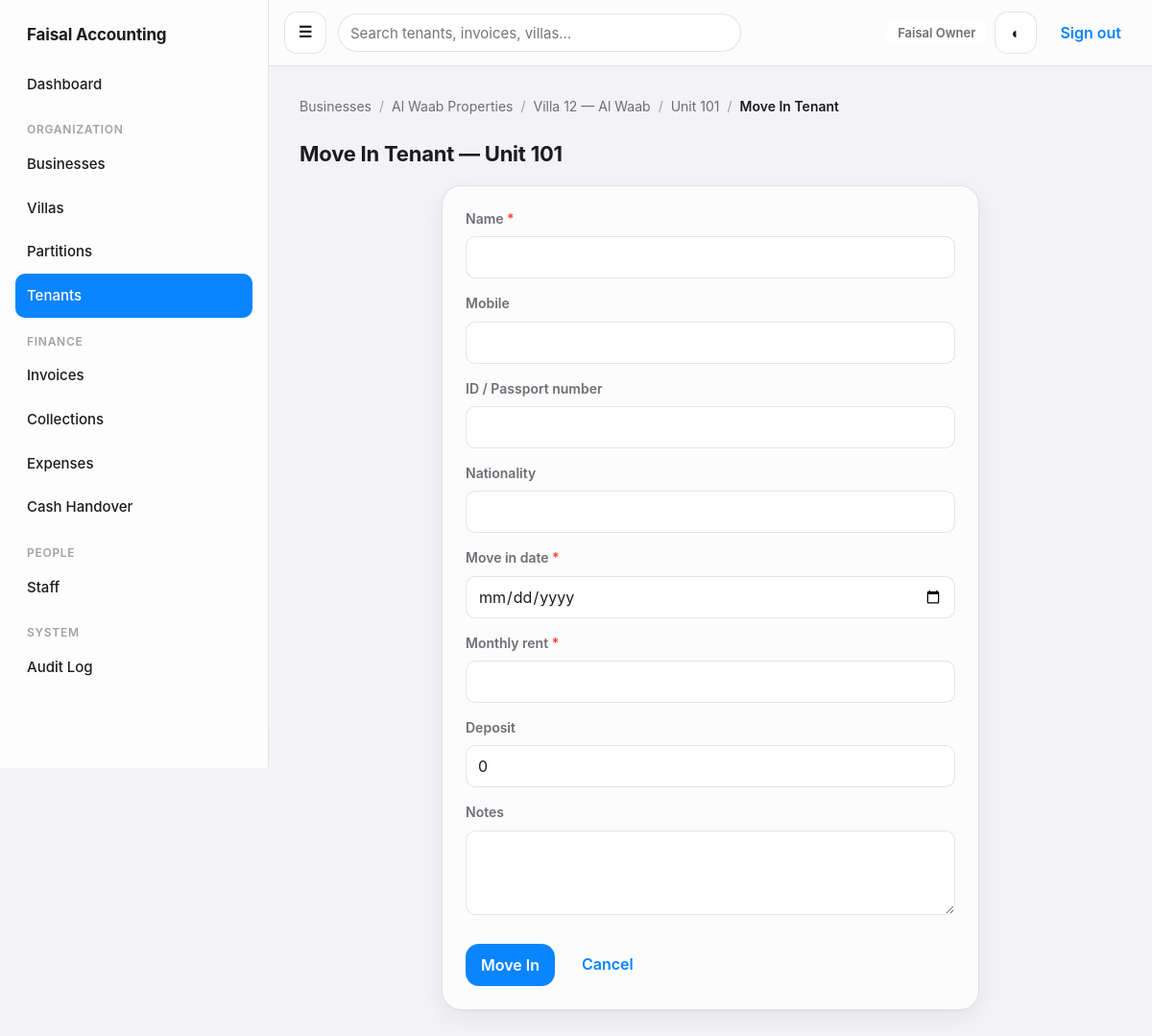
The app's page /tenants/partitions/1/move-in/ (signed in) with its own data.
### apps/accounts/models.py (models this page shows, shortened)
class User(AbstractUser):
    is_owner = models.BooleanField(default=False, help_text='Sees and can operate on every business/villa/financial record.')
    phone = models.CharField(max_length=32, blank=True)
    class Meta:
        ordering = ['username']

### apps/businesses/models.py (models this page shows, shortened)
class Business(models.Model):
    name = models.CharField(max_length=200, unique=True)
    description = models.TextField(blank=True)
    is_archived = models.BooleanField(default=False)
    created_at = models.DateTimeField(auto_now_add=True)
    created_by = models.ForeignKey(settings.AUTH_USER_MODEL, on_delete=models.PROTECT, related_name='+')
    class Meta:
        ordering = ['name']
        verbose_name_plural = 'businesses'

### apps/villas/models.py (models this page shows, shortened)
class Villa(models.Model):
    business = models.ForeignKey('businesses.Business', on_delete=models.PROTECT, related_name='villas')
    name = models.CharField(max_length=200)
    address = models.TextField(blank=True)
    landlord_name = models.CharField(max_length=200, blank=True)
    landlord_contact = models.CharField(max_length=200, blank=True)
    contract_start = models.DateField(null=True, blank=True)
    contract_end = models.DateField(null=True, blank=True)
    is_archived = models.BooleanField(default=False)
    created_at = models.DateTimeField(auto_now_add=True)
    created_by = models.ForeignKey(settings.AUTH_USER_MODEL, on_delete=models.PROTECT, related_name='+')
    class Meta:
        ordering = ['business__name', 'name']
        constraints = [models.UniqueConstraint(fields=['business', 'name'], name='unique_villa_name_per_business')]

class Partition(models.Model):
    class Status(models.TextChoices):
        ACTIVE = ('active', 'Active')
        ARCHIVED = ('archived', 'Archived')
    villa = models.ForeignKey(Villa, on_delete=models.PROTECT, related_name='partitions')
    name = models.CharField(max_length=100)
    description = models.TextField(blank=True)
    status = models.CharField(max_length=20, choices=Status.choices, default=Status.ACTIVE)
    created_at = models.DateTimeField(auto_now_add=True)
    created_by = models.ForeignKey(settings.AUTH_USER_MODEL, on_delete=models.PROTECT, related_name='+')
    updated_at = models.DateTimeField(auto_now=True)
    updated_by = models.ForeignKey(settings.AUTH_USER_MODEL, on_delete=models.PROTECT, related_name='+', null=True, blank=True)
    class Meta:
        ordering = ['villa__name', 'name']
        constraints = [models.UniqueConstraint(fields=['villa', 'name'], name='unique_partition_name_per_villa')]

### apps/tenancy/views.py (the view)
# urls.py: urlpatterns = [path('', views.tenant_list, name='list'), path('<int:pk>/', views.tenant_detail, name='detail'), path('<int:pk>/move-out/', views.tenant_move_out, name='move_out'), path('partitions/<in
@login_required
def tenant_create(request, partition_pk):
    partition = get_object_or_404(selectors.partitions_visible_to(request.user), pk=partition_pk)
    if not (request.user.is_owner or selectors.can_manage_villas_and_tenants(request.user)):
        raise PermissionDenied('You cannot move in a tenant here.')
    if request.method == 'POST':
        form = TenantForm(request.POST)
        if form.is_valid():
            try:
                tenant = create_tenant(partition=partition, created_by=request.user, **form.cleaned_data)
            except DomainError as exc:
                form.add_error(None, str(exc))
            else:
                messages.success(request, f'{tenant.name} moved in to {partition.name}.')
                return redirect('tenancy:detail', pk=tenant.pk)
    else:
        form = TenantForm()
    return render(request, 'components/form_page.html', {'form': form, 'title': f'Move In Tenant — {partition.name}', 'submit_label': 'Move In', 'cancel_url': reverse('villas:partition_detail', args=[partition.pk]), 'breadcrumbs': [('Businesses', reverse('businesses:list')), (partition.villa.business.name, reverse('businesses:detail', args=[partition.villa.business.pk])), (partition.villa.name, reverse('villas:villa_detail', args=[partition.villa.pk])), (partition.name, reverse('villas:partition_detail', args=[partition.pk])), ('Move In Tenant', None)]})

### apps/tenancy/forms.py (shortened to what this page needs)
class TenantForm(forms.Form):
    name = forms.CharField(max_length=200)
    mobile = forms.CharField(required=False, max_length=32)
    id_document_number = forms.CharField(required=False, max_length=64, label='ID / Passport number')
    nationality = forms.CharField(required=False, max_length=100)
    move_in_date = forms.DateField(widget=forms.DateInput(attrs={'type': 'date'}))
    monthly_rent = forms.DecimalField(min_value=Decimal('0.01'), decimal_places=2, max_digits=12)
    deposit = forms.DecimalField(required=False, min_value=Decimal('0'), decimal_places=2, max_digits=12, initial=Decimal('0'))
    notes = forms.CharField(required=False, widget=forms.Textarea(attrs={'rows': 2}))

### apps/accounts/context_processors.py (called while the page is built)
def nav(request):
    user = getattr(request, 'user', None)
    if user is None or not user.is_authenticated:
        return {}
    has_any_scope = user.is_owner or selectors.villas_visible_to(user).exists()
    return {'nav_has_scope': has_any_scope, 'nav_can_view_financials': selectors.can_view_financial_kpis(user), 'nav_can_manage_users': user.is_owner, 'nav_can_manage_operations': selectors.can_manage_villas_and_tenants(user), 'nav_pending_handover_count': _pending_handover_count(user) if has_any_scope else 0}

def _pending_handover_count(user):
    from apps.cash.models import CashHandover
    qs = selectors.cash_handovers_visible_to(user).filter(status=CashHandover.Status.SUBMITTED)
    if not user.is_owner and (not Assignment.objects.filter(user=user, role__in=[Assignment.Role.BUSINESS_MANAGER, Assignment.Role.ACCOUNTANT]).exists()):
        return 0
    return qs.count()

### apps/accounts/selectors.py (called while the page is built, shortened)
def partitions_visible_to(user) -> QuerySet[Partition]:
    if user.is_owner:
        return Partition.objects.all()
    return Partition.objects.filter(villa__in=villas_visible_to(user))

def cash_handovers_visible_to(user) -> QuerySet[CashHandover]:
    if user.is_owner:
        return CashHandover.objects.all()

def can_view_financial_kpis(user) -> bool:
    if user.is_owner:
        return True
    return Assignment.objects.filter(user=user, role__in=[Assignment.Role.BUSINESS_MANAGER, Assignment.Role.ACCOUNTANT]).exists()

def can_manage_villas_and_tenants(user) -> bool:
    if user.is_owner:
        return True
    return Assignment.objects.filter(user=user, role__in=[Assignment.Role.BUSINESS_MANAGER, Assignment.Role.VILLA_STAFF]).exists()

### apps/audit/context.py (called while the page is built)
def clear_context() -> None:
    _current_request_context.set(None)

### templates/components/form_page.html (shortened to what this page needs)
{% extends "base.html" %}
{% block content %}
  <div class="page-header"><h1>{{ title }}</h1></div>
  <div class="card card--narrow">
    <form method="post" enctype="multipart/form-data" novalidate>
      {% for field in form %}
        <div class="field">
          <label for="{{ field.id_for_label }}">{{ field.label }}{% if field.field.required %} <span class="field__required">*</span>{% endif %}</label>
          {{ field }}
        </div>
      {% endfor %}
      <div class="form-actions">
        <button class="btn btn--primary" type="submit">{{ submit_label|default:"Save" }}</button>
        {% if cancel_url %}<a class="btn btn--ghost" href="{{ cancel_url }}">Cancel</a>{% endif %}
      </div>
    </form>
  </div>
{% endblock %}

### templates/base.html (shortened to what this page needs)
{% load static %}
<!doctype html>
<html lang="en">
<head>
  <link rel="stylesheet" href="{% static 'css/design-system.css' %}">
</head>
<body>
  <div class="app-shell">
    <aside class="sidebar" aria-label="Main navigation">
      <div class="sidebar__brand">Faisal Accounting</div>
      {% if user.is_authenticated %}
        <a class="sidebar__link{% if request.resolver_match.app_name == 'dashboard' %} sidebar__link--active{% endif %}" href="{% url 'dashboard:home' %}">Dashboard</a>
        {% if nav_has_scope %}
          <div class="sidebar__section">Organization</div>
          <a class="sidebar__link{% if request.resolver_match.app_name == 'businesses' %} sidebar__link--active{% endif %}" href="{% url 'businesses:list' %}">Businesses</a>
          <a class="sidebar__link{% if request.resolver_match.url_name == 'villa_list' %} sidebar__link--active{% endif %}" href="{% url 'villas:villa_list' %}">Villas</a>
          <a class="sidebar__link{% if request.resolver_match.url_name == 'partition_list' %} sidebar__link--active{% endif %}" href="{% url 'villas:partition_list' %}">Partitions</a>
          <a class="sidebar__link{% if request.resolver_match.app_name == 'tenancy' %} sidebar__link--active{% endif %}" href="{% url 'tenancy:list' %}">Tenants</a>
          <div class="sidebar__section">Finance</div>
          <a class="sidebar__link{% if request.resolver_match.url_name == 'invoice_list' or request.resolver_match.url_name == 'invoice_detail' %} sidebar__link--active{% endif %}" href="{% url 'billing:invoice_list' %}">Invoices</a>
          <a class="sidebar__link{% if request.resolver_match.url_name == 'payment_list' %} sidebar__link--active{% endif %}" href="{% url 'billing:payment_list' %}">Collections</a>
          <a class="sidebar__link{% if request.resolver_match.app_name == 'expenses' %} sidebar__link--active{% endif %}" href="{% url 'expenses:list' %}">Expenses</a>
          <a class="sidebar__link{% if request.resolver_match.app_name == 'cash' %} sidebar__link--active{% endif %}" href="{% url 'cash:handover_list' %}">
            <span>Cash Handover</span>
          </a>
        {% endif %}
        {% if nav_can_manage_users %}
          <div class="sidebar__section">People</div>
          <a class="sidebar__link{% if request.resolver_match.url_name == 'staff_list' %} sidebar__link--active{% endif %}" href="{% url 'accounts:staff_list' %}">Staff</a>
        {% endif %}
        {% if user.is_owner %}
          <div class="sidebar__section">System</div>
          <a class="sidebar__link{% if request.resolver_match.app_name == 'audit' %} sidebar__link--active{% endif %}" href="{% url 'audit:list' %}">Audit Log</a>
        {% endif %}
      {% endif %}
    </aside>
    <div class="content-area">
      <header class="topbar">
        <label for="nav-toggle" class="btn btn--icon sidebar-toggle-label" aria-label="Open menu">&#9776;</label>
        {% if user.is_authenticated and nav_has_scope %}
          <form class="topbar__search" method="get" action="{% url 'dashboard:search' %}" role="search">
            <input type="search" name="q" placeholder="Search tenants, invoices, villas…" value="{{ request.GET.q|default:'' }}" aria-label="Global search">
          </form>
        {% endif %}
        <div class="topbar__actions">
          {% if user.is_authenticated %}
            <span class="pill pill--neutral">{{ user.get_full_name|default:user.username }}</span>
          {% endif %}
          <button class="btn btn--icon" type="button" data-theme-toggle aria-label="Toggle dark mode">&#9680;</button>
          {% if user.is_authenticated %}
            <form method="post" action="{% url 'accounts:logout' %}">
              <button class="btn btn--ghost" type="submit">Sign out</button>
            </form>
          {% endif %}
        </div>
      </header>
      <main class="main">
        {% if breadcrumbs %}{% include "components/breadcrumbs.html" %}{% endif %}
        {% block content %}{% endblock %}
      </main>
    </div>
  </div>
</body>
</html>

### templates/components/breadcrumbs.html
<nav class="breadcrumbs" aria-label="Breadcrumb">
  {% for label, url in breadcrumbs %}
    {% if not forloop.last and url %}
      <a href="{{ url }}">{{ label }}</a><span class="breadcrumbs__sep">/</span>
    {% else %}
      <span class="breadcrumbs__current">{{ label }}</span>
    {% endif %}
  {% endfor %}
</nav>

### records on screen
User: get_full_name "Faisal Owner"
Business: breadcrumbs "Al Waab Properties"
Villa: breadcrumbs "Villa 12 — Al Waab"
Partition: breadcrumbs "Unit 101"

### other values on screen
{{ label }} "Businesses"
{{ label }} "Move In Tenant"
{{ title }} "Move In Tenant — Unit 101"
{{ field.label }} "Name" "Mobile" "ID / Passport number" "Nationality" "Move in date" "Monthly rent" "Deposit" "Notes"
{{ submit_label|default:"Save" }} "Move In"
